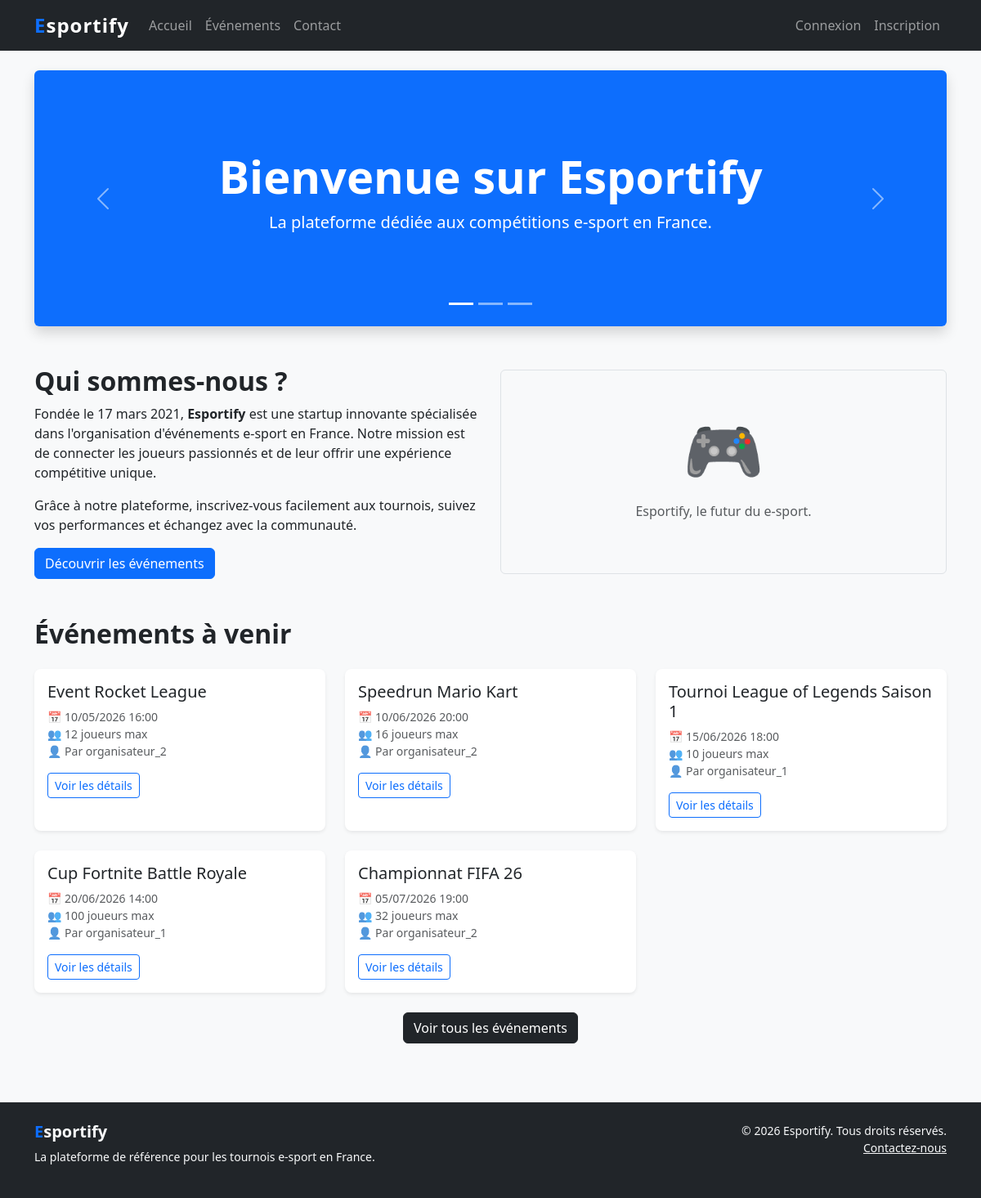
The page / on the database its author committed.
### tables this page shows
CREATE TABLE events (
    id INT AUTO_INCREMENT PRIMARY KEY,
    title VARCHAR(150) NOT NULL,
    description TEXT,
    max_players INT NOT NULL DEFAULT 10,
    start_date DATETIME NOT NULL,
    end_date DATETIME NOT NULL,
    organizer_id INT NOT NULL,
    status ENUM('en_attente', 'valide', 'non_valide', 'suspendu') DEFAULT 'en_attente',
    visible TINYINT(1) DEFAULT 0,
    started TINYINT(1) DEFAULT 0,
    started_at DATETIME NULL,
    created_at DATETIME DEFAULT CURRENT_TIMESTAMP,
    updated_at DATETIME DEFAULT CURRENT_TIMESTAMP ON UPDATE CURRENT_TIMESTAMP,
    FOREIGN KEY (organizer_id) REFERENCES users(id) ON DELETE CASCADE,
    INDEX idx_status (status),
    INDEX idx_visible (visible),
    INDEX idx_start_date (start_date),
    INDEX idx_organizer (organizer_id)
);

CREATE TABLE users (
    id INT AUTO_INCREMENT PRIMARY KEY,
    pseudo VARCHAR(50) NOT NULL UNIQUE,
    email VARCHAR(100) NOT NULL UNIQUE,
    password_hash VARCHAR(255) NOT NULL,
    role ENUM('joueur', 'organisateur', 'administrateur') DEFAULT 'joueur',
    is_active TINYINT(1) DEFAULT 1,
    created_at DATETIME DEFAULT CURRENT_TIMESTAMP,
    updated_at DATETIME DEFAULT CURRENT_TIMESTAMP ON UPDATE CURRENT_TIMESTAMP,
    INDEX idx_role (role),
    INDEX idx_email (email)
);

### includes/functions.php (called while the page is built, shortened)
<?php
function isLoggedIn(): bool {
    return isset($_SESSION['user_id']);
}
function e(?string $text): string {
    return htmlspecialchars($text ?? '', ENT_QUOTES, 'UTF-8');
}
?>

### pages/home.php (the view, shortened to what this page needs)
<?php
require_once __DIR__ . '/../includes/header.php';
$stmt = $pdo->prepare("SELECT e.*, u.pseudo as organizer_pseudo
                       FROM events e
                       JOIN users u ON e.organizer_id = u.id
                       WHERE e.visible = 1 AND e.status = 'valide' AND e.start_date >= NOW()
                       ORDER BY e.start_date ASC LIMIT 6");
$stmt->execute();
$upcomingEvents = $stmt->fetchAll();
?>
<div id="heroCarousel" class="carousel slide mb-5 rounded overflow-hidden shadow" data-bs-ride="carousel">
    <div class="carousel-indicators">
        <button type="button" data-bs-target="#heroCarousel" data-bs-slide-to="0" class="active"></button>
        <button type="button" data-bs-target="#heroCarousel" data-bs-slide-to="1"></button>
        <button type="button" data-bs-target="#heroCarousel" data-bs-slide-to="2"></button>
    </div>
    <div class="carousel-inner">
        <div class="carousel-item active">
            <div class="d-block w-100 bg-primary text-white text-center py-5" style="min-height:300px;">
                <div class="container py-5">
                    <h1 class="display-4 fw-bold">Bienvenue sur Esportify</h1>
                    <p class="lead">La plateforme dédiée aux compétitions e-sport en France.</p>
                </div>
            </div>
        </div>
    </div>
    <button class="carousel-control-prev" type="button" data-bs-target="#heroCarousel" data-bs-slide="prev">
        <span class="carousel-control-prev-icon"></span>
    </button>
    <button class="carousel-control-next" type="button" data-bs-target="#heroCarousel" data-bs-slide="next">
        <span class="carousel-control-next-icon"></span>
    </button>
</div>
<section class="mb-5">
    <div class="row align-items-center">
        <div class="col-md-6">
            <h2 class="fw-bold">Qui sommes-nous ?</h2>
            <p>
                Fondée le 17 mars 2021, <strong>Esportify</strong> est une startup innovante spécialisée dans l'organisation
                d'événements e-sport en France. Notre mission est de connecter les joueurs passionnés et de leur offrir
                une expérience compétitive unique.
            </p>
            <p>
                Grâce à notre plateforme, inscrivez-vous facilement aux tournois, suivez vos performances et échangez
                avec la communauté.
            </p>
            <a href="index.php?page=events" class="btn btn-primary">Découvrir les événements</a>
        </div>
        <div class="col-md-6 text-center">
            <div class="bg-light border rounded p-5">
                <span class="display-1">🎮</span>
                <p class="mt-3 text-muted">Esportify, le futur du e-sport.</p>
            </div>
        </div>
    </div>
</section>
<section class="mb-5">
    <h2 class="fw-bold mb-4">Événements à venir</h2>
    <?php if (empty($upcomingEvents)): ?>
        <div class="alert alert-info">Aucun événement à venir pour le moment.</div>
    <?php else: ?>
        <div class="row g-4">
            <?php foreach ($upcomingEvents as $event): ?>
                <div class="col-md-4">
                    <div class="card h-100 shadow-sm">
                        <div class="card-body">
                            <h5 class="card-title"><?= e($event['title']) ?></h5>
                            <p class="card-text text-muted small">
                                📅 <?= date('d/m/Y H:i', strtotime($event['start_date'])) ?><br>
                                👥 <?= e($event['max_players']) ?> joueurs max<br>
                                👤 Par <?= e($event['organizer_pseudo']) ?>
                            </p>
                            <a href="index.php?page=event_detail&id=<?= (int)$event['id'] ?>" class="btn btn-outline-primary btn-sm">Voir les détails</a>
                        </div>
                    </div>
                </div>
            <?php endforeach; ?>
        </div>
        <div class="text-center mt-4">
            <a href="index.php?page=events" class="btn btn-dark">Voir tous les événements</a>
        </div>
    <?php endif; ?>
</section>
<?php require_once __DIR__ . '/../includes/footer.php'; ?>

### index.php (shortened to what this page needs)
<?php
require_once __DIR__ . '/includes/functions.php';
$page = $_GET['page'] ?? 'home';
$pageFile = __DIR__ . '/pages/' . $page . '.php';
if (file_exists($pageFile)) {
    require_once $pageFile;
} else {
    http_response_code(404);
    $pageTitle = 'Page non trouvée';
    require_once __DIR__ . '/includes/header.php';
    echo "<div class='alert alert-danger'>Page introuvable.</div>";
    require_once __DIR__ . '/includes/footer.php';
}

### includes/header.php (shortened to what this page needs)
<?php
require_once __DIR__ . '/functions.php';
?>
<!DOCTYPE html>
<html lang="fr">
<head>
    <link href="https://cdn.jsdelivr.net/npm/bootstrap@5.3.2/dist/css/bootstrap.min.css" rel="stylesheet">
    <link href="https://cdn.jsdelivr.net/npm/bootstrap-icons@1.11.1/font/bootstrap-icons.css" rel="stylesheet">
    <link rel="stylesheet" href="assets/css/style.css">
</head>
<body>
<nav class="navbar navbar-expand-lg navbar-dark bg-dark sticky-top">
    <div class="container">
        <a class="navbar-brand fw-bold" href="index.php?page=home">
            <span class="text-primary">E</span>sportify
        </a>
        <div class="collapse navbar-collapse" id="navbarNav">
            <ul class="navbar-nav me-auto">
                <li class="nav-item">
                    <a class="nav-link" href="index.php?page=home">Accueil</a>
                </li>
                <li class="nav-item">
                    <a class="nav-link" href="index.php?page=events">Événements</a>
                </li>
                <li class="nav-item">
                    <a class="nav-link" href="index.php?page=contact">Contact</a>
                </li>
            </ul>
            <ul class="navbar-nav">
                <?php if (isLoggedIn()): ?>
                    <?php if (isAdmin()): ?>
                        <li class="nav-item">
                            <a class="nav-link text-warning" href="index.php?page=admin">Administration</a>
                        </li>
                    <?php endif; ?>
                    <?php if (isOrganizerOrAbove()): ?>
                        <li class="nav-item">
                            <a class="nav-link text-info" href="index.php?page=organizer">Organisateur</a>
                        </li>
                    <?php endif; ?>
                    <li class="nav-item">
                        <a class="nav-link" href="index.php?page=profile">Mon espace</a>
                    </li>
                    <li class="nav-item">
                        <a class="nav-link" href="index.php?page=logout">Déconnexion (<?= e($_SESSION['user_pseudo'] ?? '') ?>)</a>
                    </li>
                <?php else: ?>
                    <li class="nav-item">
                        <a class="nav-link" href="index.php?page=login">Connexion</a>
                    </li>
                    <li class="nav-item">
                        <a class="nav-link" href="index.php?page=register">Inscription</a>
                    </li>
                <?php endif; ?>
            </ul>
        </div>
    </div>
</nav>
<main class="container py-4">

### includes/footer.php (shortened to what this page needs)
</main>
<footer class="bg-dark text-light py-4 mt-auto">
    <div class="container">
        <div class="row">
            <div class="col-md-6">
                <h5 class="fw-bold"><span class="text-primary">E</span>sportify</h5>
                <p class="small">La plateforme de référence pour les tournois e-sport en France.</p>
            </div>
            <div class="col-md-6 text-md-end">
                <p class="small mb-0">&copy; <?= date('Y') ?> Esportify. Tous droits réservés.</p>
                <p class="small"><a href="index.php?page=contact" class="text-light">Contactez-nous</a></p>
            </div>
        </div>
    </div>
</footer>
</body>
</html>

### assets/css/style.css (style rules this page uses)
:root { --esportify-primary: #0d6efd; --esportify-dark: #212529; --esportify-light: #f8f9fa; --esportify-accent: #6610f2; }
html, body { height: 100%; }
body { display: flex; flex-direction: column; font-family: 'Segoe UI', Tahoma, Geneva, Verdana, sans-serif; background-color: var(--esportify-light); }
main { flex: 1; }
.navbar-brand { font-size: 1.5rem; letter-spacing: 1px; }
.card { border: none; border-radius: 0.5rem; }
.card-title { color: var(--esportify-dark); }
.btn-primary { background-color: var(--esportify-primary); border-color: var(--esportify-primary); }
.carousel-item .container { display: flex; flex-direction: column; justify-content: center; align-items: center; }
footer { margin-top: auto; }

### rows shown on the page
events: title "Event Rocket League", start_date "10/05/2026 16:00", max_players "12", organizer.pseudo "organisateur_2"
events: title "Speedrun Mario Kart", start_date "10/06/2026 20:00", max_players "16", organizer.pseudo "organisateur_2"
events: title "Tournoi League of Legends Saison 1", start_date "15/06/2026 18:00", max_players "10", organizer.pseudo "organisateur_1"
events: title "Cup Fortnite Battle Royale", start_date "20/06/2026 14:00", max_players "100", organizer.pseudo "organisateur_1"
events: title "Championnat FIFA 26", start_date "05/07/2026 19:00", max_players "32", organizer.pseudo "organisateur_2"
